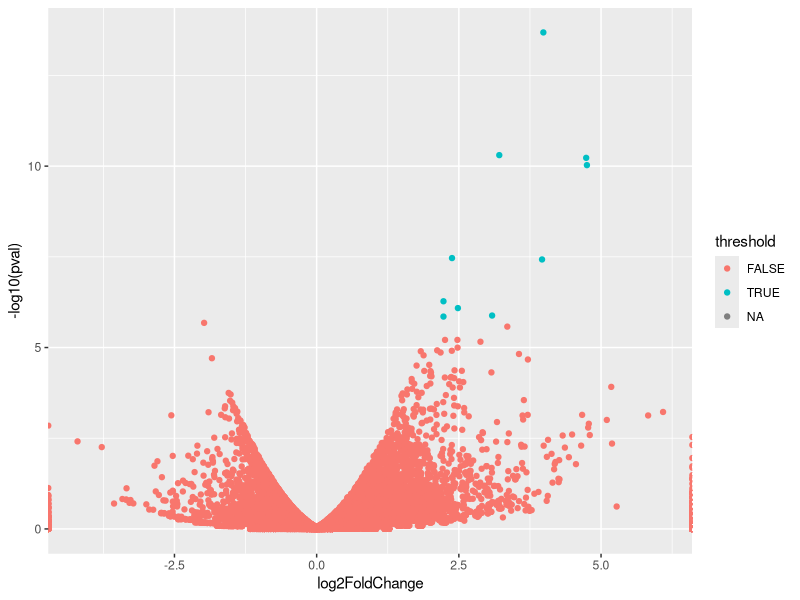
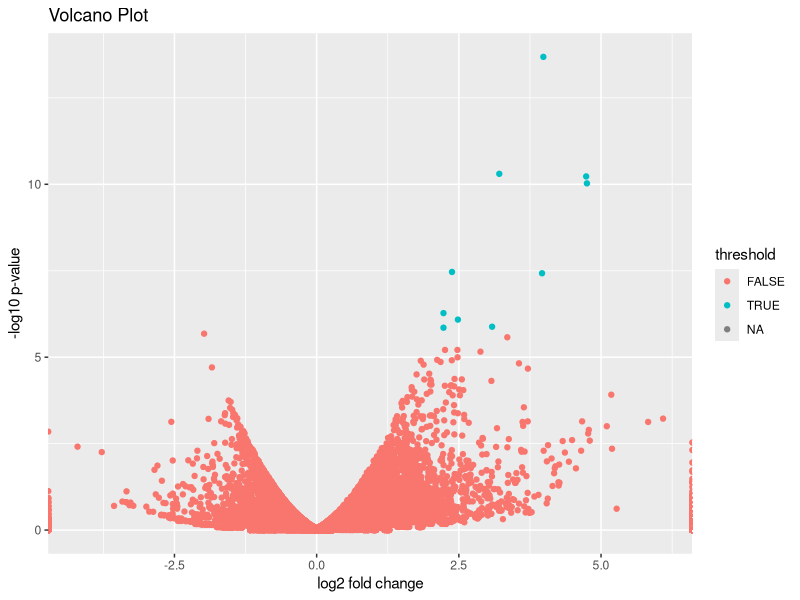
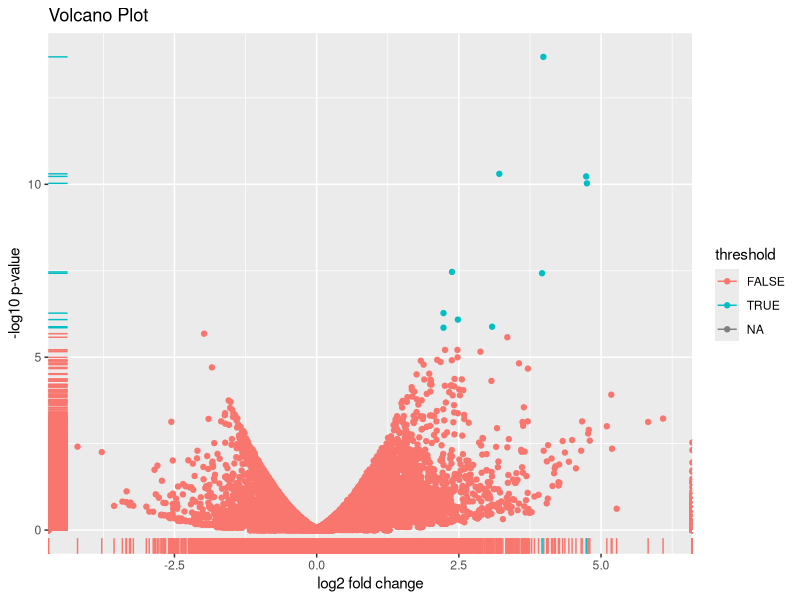
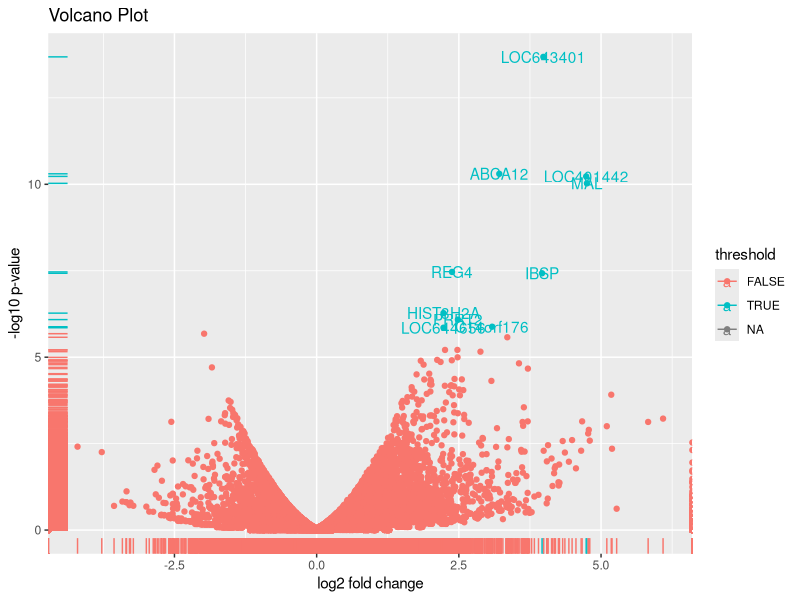
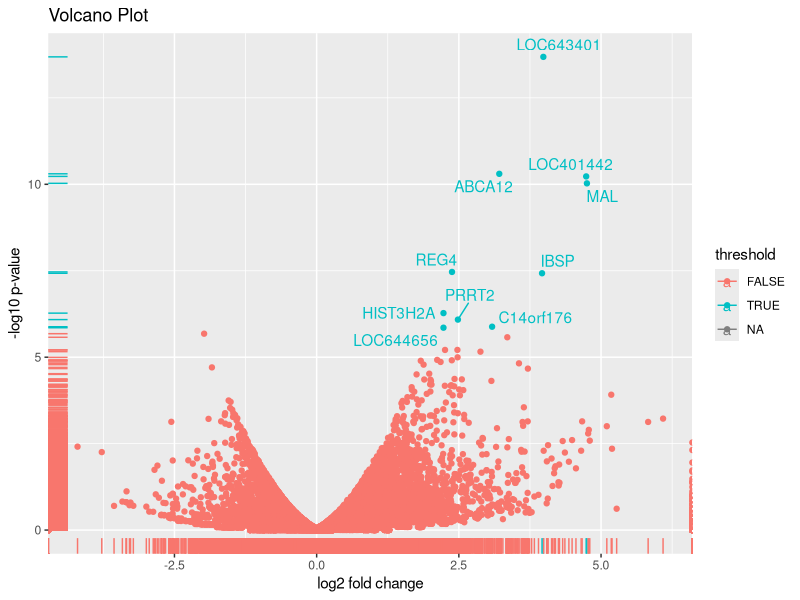
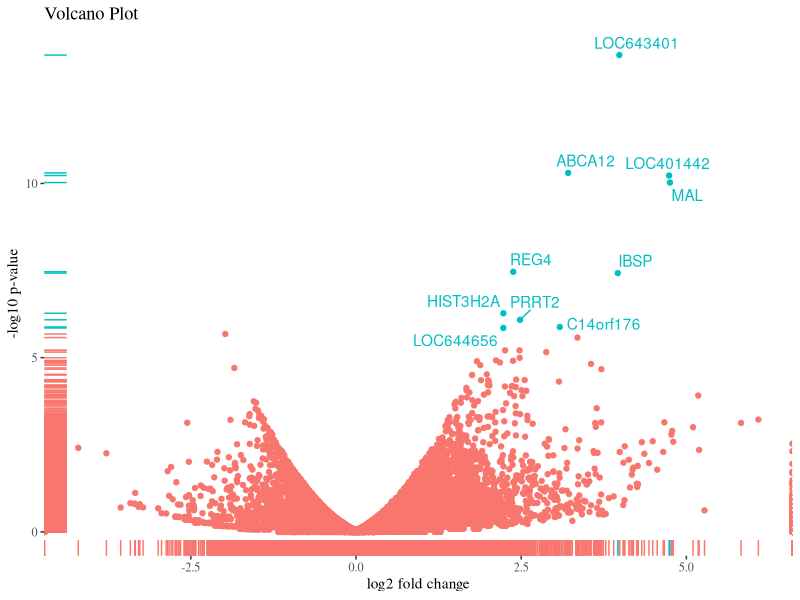
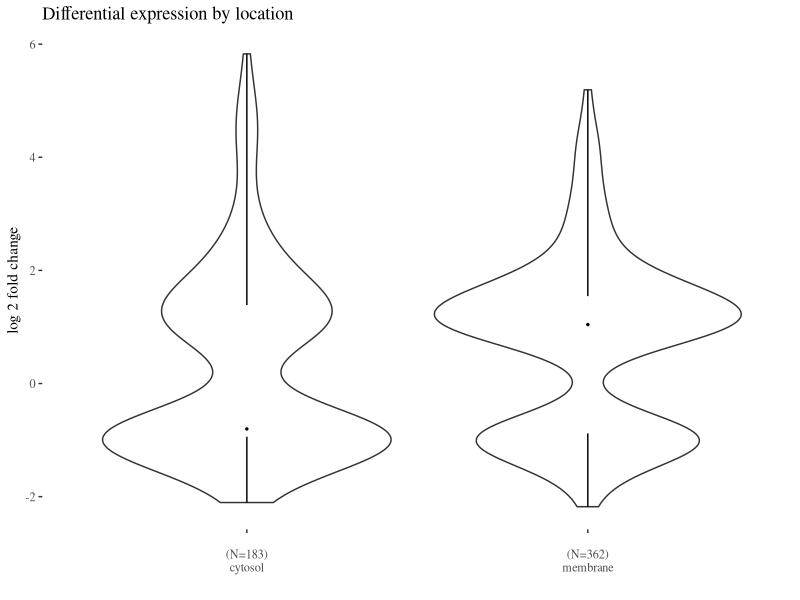
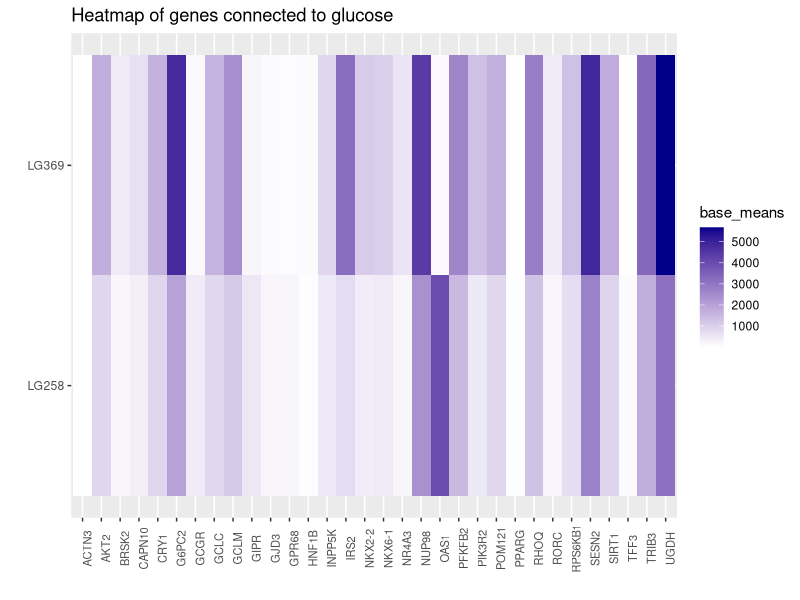

Here is the R script that generated these plots, in order:
## ---- chunk 1

#some requirements
library(tidyverse)
library(readr)
library(ggrepel)
library(ggthemes)
library(cowplot)
#working directory
#opts_knit$set(root.dir = "/home/axel/Documents/teaching/rna_seq_diy/hirn2017_meeting")

## ---- chunk 2
40 + 2
## ---- chunk 3
44 - 2
## ---- chunk 4
6 * 7
## ---- chunk 5
84 / 2
## ---- chunk 6
sqrt(1764)
## ---- chunk 7
6.480741**2
## ---- chunk 8
6.480741^2
## ---- chunk 9
a <- "Hello World"
b <- 21
## ---- chunk 10
a
## ---- chunk 11
(b + b)^2
## ---- chunk 12
?read_csv
## ---- chunk 13
# reading the data.csv file
# we give the path to the file in quotation marks, since we are in the right 
# directory already we just have to give the filename, we also tell the function
# that we expects some column names, hence col_names = TRUE
my_data <- read_csv("data.csv", col_names = TRUE)

## ---- chunk 14
my_data %>% head(10)
## ---- chunk 15
# create a data frame with the selected columns only

my_calc <- my_data %>% 
  select(gene, `baseMean_LG3-LG6-LG9`, `baseMean_LG2-LG5-LG8`)

# the column names contain hyphens, this can lead to some confusion as R 
# might interpret it as a minus sign, hence we need to use the ticks.

# check how it worked
my_calc %>% head()
## ---- chunk 16
colnames(my_calc) <- c("gene", "LG369", "LG258")
my_calc %>% head()
## ---- chunk 17
# We reassign the output to the initial variable my_calc.
# An alternative lies in using another package (magrittr)
# which supports the operator %<>% which feeds back the output
# into the input variable

my_calc <- my_calc %>% 
  mutate(base_mean_all = (LG369 + LG258)/2)
my_calc
## ---- chunk 18
my_calc %>% 
  rowwise() %>% 
  mutate(base_mean_all = mean(c(LG369, LG258))) %>% 
  head()
## ---- chunk 19
my_calc <- my_calc %>% 
  mutate(foldchange = LG258/LG369)
my_calc
## ---- chunk 20
down_regulated <- my_calc %>% 
  filter(foldchange < 0.5)
up_regulated <- my_calc %>% 
  filter(foldchange > 2)

## ---- chunk 21
nrow(down_regulated)
## ---- chunk 22
nrow(up_regulated)
## ---- chunk 23
nrow(my_data)
## ---- chunk 24
my_data %>% head()
## ---- chunk 25
my_data_p05 <- my_data %>% 
  filter(pval < 0.05)
nrow(my_data_p05)
## ---- chunk 26
my_data_p05 %>% head()
## ---- chunk 27
#create a threshold with an absolute fold change bigger than two and p-value 
#smaller than the Bonferoni cutoff. 
my_data$threshold <- 
  as.factor(abs(my_data$log2FoldChange) > 2 & 
              my_data$pval < 0.05/nrow(my_data))
## ---- chunk 28
p <- ggplot(data = my_data, 
             aes(x = log2FoldChange, y = -log10(pval), color = threshold)) 
## ---- chunk 29
vp <- p + geom_point()
vp
## ---- chunk 30
missing_data <- my_data %>% 
  filter(is.na(threshold))
nrow(missing_data)
## ---- chunk 31
vp <- vp + 
  xlab("log2 fold change") +
  ylab("-log10 p-value") +
  ggtitle("Volcano Plot")
vp

## ---- chunk 32
vp <- vp + 
  geom_rug()
vp
## ---- chunk 33
?ifelse
## ---- chunk 34
vp_labels <- vp +
  geom_text(aes(label = ifelse(threshold == TRUE, gene, '')))
vp_labels
## ---- chunk 35
vp_labels <- vp +
    geom_text_repel(aes(label = ifelse(threshold == TRUE, gene, '')))

vp_labels 
## ---- chunk 36
vp_labels <- vp_labels +
  # remove the grid in the background
  theme_tufte() +
  # remove the legend
  theme(legend.position="none")

vp_labels 
## ---- chunk 37
goid <- read_tsv("gene_goid.tsv", col_names = TRUE)
goid
## ---- chunk 38
my_goid_data <- my_data_p05 %>% 
  inner_join(goid)
my_goid_data %>% head()
## ---- chunk 39
nrow(my_goid_data %>% select(go_id) %>% distinct)
## ---- chunk 40
goid_occ <- my_goid_data %>% 
  group_by(go_id) %>% 
  summarise(occurrences = n()) %>% 
  na.omit(go_id)

my_goid_data <- my_goid_data %>% 
  inner_join(goid_occ)
my_goid_data
## ---- chunk 41
location_data <- my_goid_data %>% 
  filter(go_id == "GO:0005829" | go_id == "GO:0016020")
## ---- chunk 42

# the next command might appear a bit esoteric, it calculates the number 
# of proteins that are cytosolic or membrane proteins
# The paste command prints outputs of various commands together
# see ?paste

xlabs <- 
  paste(levels(location_data$name_1006),"\n(N=",table(location_data$name_1006),")",
        "\n", location_data$name_1006, sep="")

p3 <- ggplot(data = location_data, aes(factor(name_1006), log2FoldChange))
violinep <- p3 + 
  geom_violin() +
  geom_tufteboxplot() +
  theme_tufte() +
  xlab("") +
  ylab("log 2 fold change") +
  ggtitle("Differential expression by location") +
  scale_x_discrete(labels = xlabs)
violinep
## ---- chunk 43
hm_data <- my_goid_data %>% 
  filter(grepl("glucose", name_1006)) %>% 
  select(gene, `baseMean_LG3-LG6-LG9`, `baseMean_LG2-LG5-LG8`)
# let's rename the columns again
colnames(hm_data) <- c("gene", "LG369","LG258")
## ---- chunk 44
hm_long <- hm_data %>% 
  gather(key, base_means, -gene)
hm_long %>% head()
## ---- chunk 45
p2 <- ggplot(hm_long, aes(x = gene, y = as.factor(key)))
hm <- p2 + 
  geom_tile(aes(fill = base_means)) + 
  scale_fill_gradient(low="white", high="darkblue") + 
  xlab("") + ylab("") +
  ggtitle("Heatmap of genes connected to glucose") +
  theme(axis.text.x =
          element_text(size = 8,
                       angle = 90,
                       hjust = 0.5))
hm
## ---- chunk 46
ggdraw() +
  draw_plot(vp_labels, 0, 0.5, 0.5, 0.5) +
  draw_plot(violinep, 0.5, 0.5, 0.5, 0.5) +
  draw_plot(hm, 0, 0, 1, 0.5) +
  draw_plot_label(LETTERS[1:3], c(0, 0.5, 0), c(1, 1, 0.5), size = 15)
